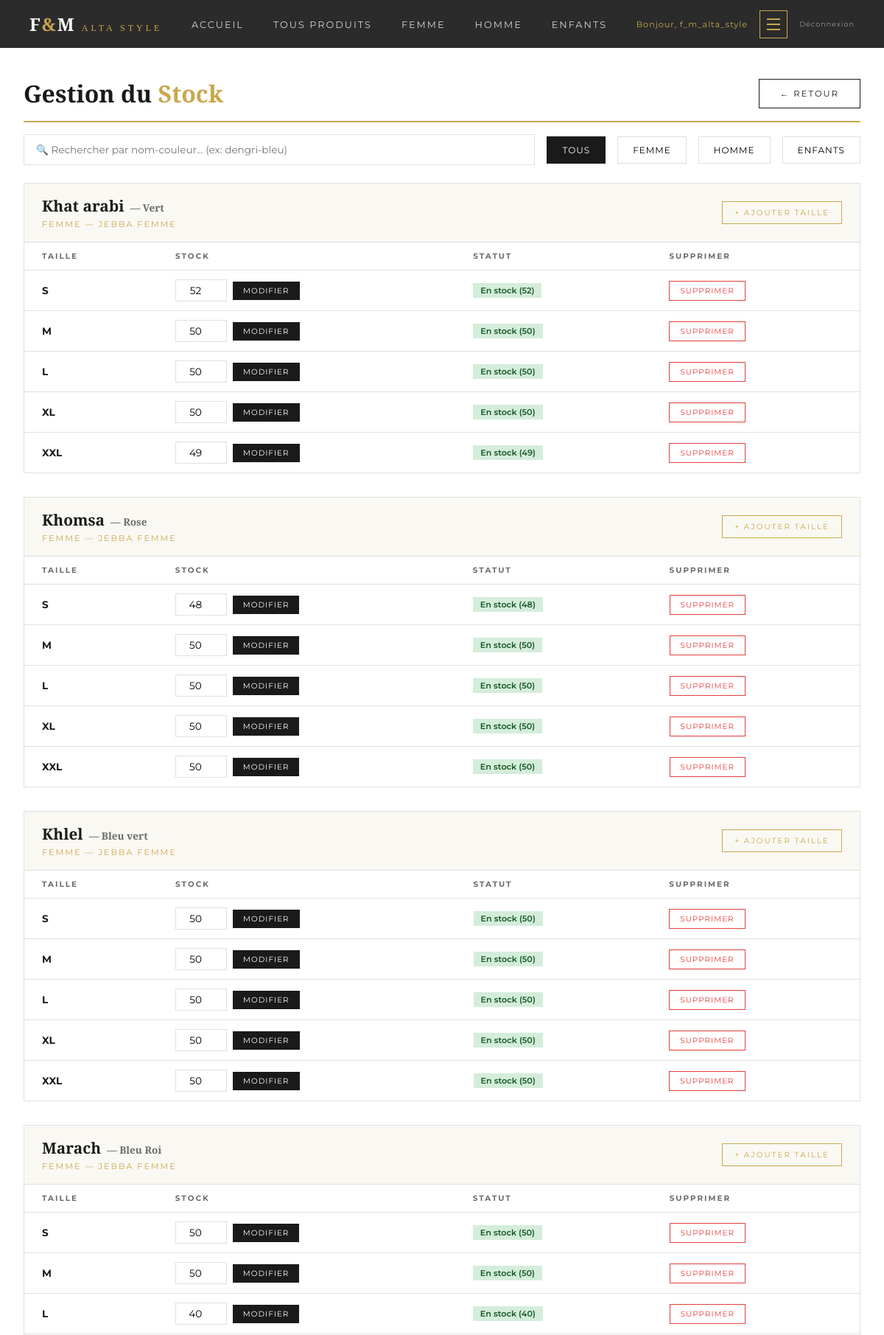
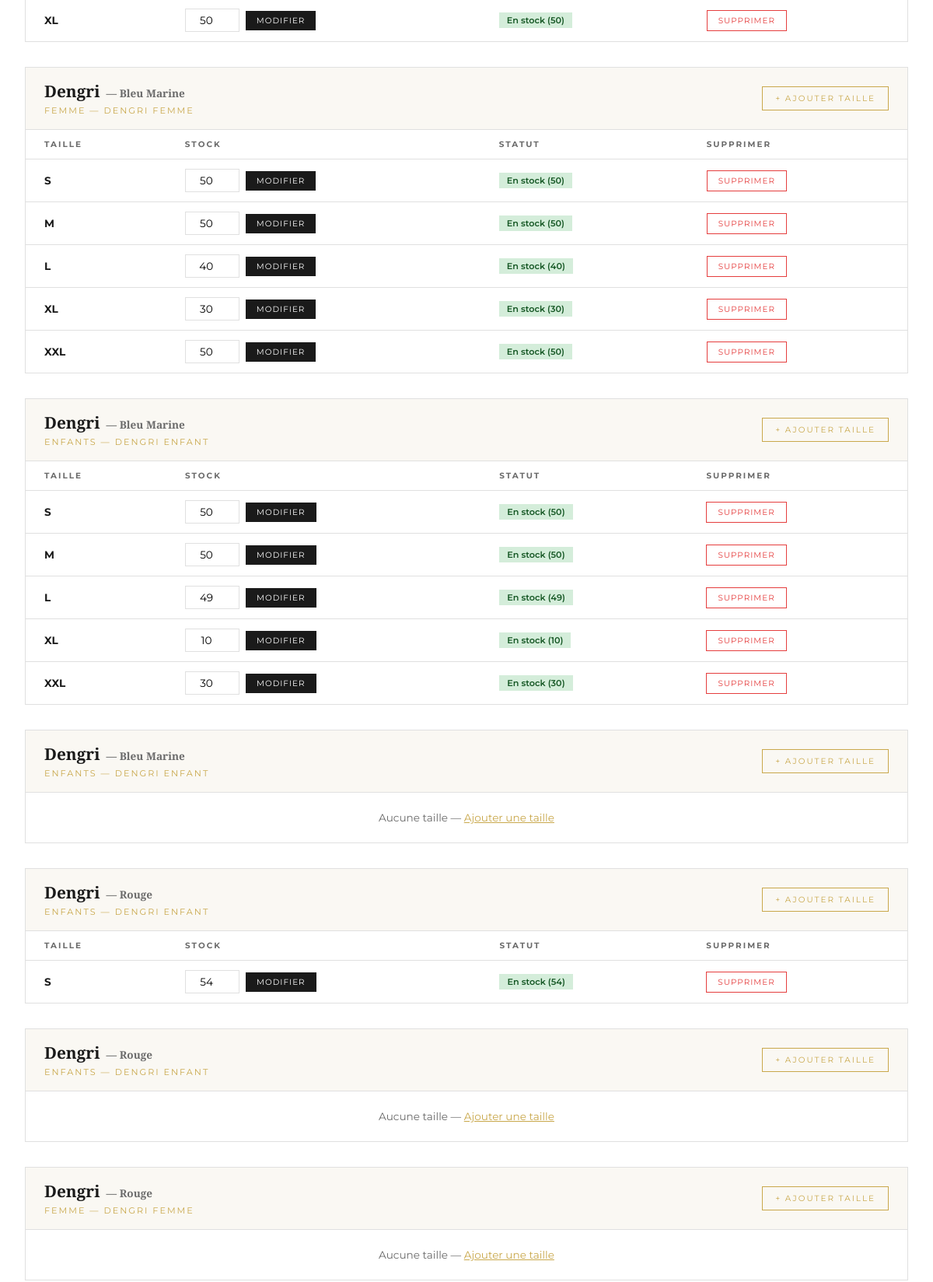
The app's page /mon-admin/stock/ (signed in, upper part) with its own data (2 pictures, top to bottom).
### boutique/models.py (models this page shows, shortened)
class Produit(models.Model):
    CATEGORIES = [
        ('femme', 'Femme'),
        ('homme', 'Homme'),
        ('enfants', 'Enfants'),
    ]
    SOUS_CATEGORIES = [
        ('jebba_f', 'Jebba Femme'),
        ('dengri_f', 'Dengri Femme'),
        ('kachabiya_f', 'Kachabiya Femme'),
        ('cape', 'Cape'),
        ('kamis_f', 'Kamis Femme'),
        ('herga_h', 'Herga Homme'),
        ('dengri_h', 'Dengri Homme'),
        ('burnous', 'Burnous'),
        ('jebba_e', 'Jebba Enfant'),
        ('dengri_e', 'Dengri Enfant'),
        ('kachabiya_e', 'Kachabiya Enfant'),
        ('herga_e', 'Herga Enfant'),
        ('autre', 'Autre'),
    ]
    nom = models.CharField(max_length=200)
    description = models.TextField()
    prix = models.DecimalField(max_digits=10, decimal_places=3)
    categorie = models.CharField(max_length=50, choices=CATEGORIES)
    sous_categorie = models.CharField(max_length=50, choices=SOUS_CATEGORIES, blank=True, default='')
    couleur = models.CharField(max_length=100, blank=True, default='')
    image = models.ImageField(upload_to='produits/', blank=True, null=True)
    disponible = models.BooleanField(default=True)
    date_ajout = models.DateTimeField(auto_now_add=True)

class ProduitVariant(models.Model):
    produit = models.ForeignKey(Produit, on_delete=models.CASCADE, related_name='variants')
    taille = models.CharField(max_length=20)
    couleur = models.CharField(max_length=100, blank=True, default='')
    stock = models.IntegerField(default=0)
    class Meta:
        unique_together = ['produit', 'taille', 'couleur']

### boutique/views.py (the view)
# urls.py: path('mon-admin/stock/', views.admin_stock, name='admin_stock'),
@login_required(login_url='/mon-admin/login/')
def admin_stock(request):
    produits = Produit.objects.all().prefetch_related('variants')
    return render(request, 'boutique/admin_stock.html', {'produits': produits})

### boutique/templates/boutique/admin_stock.html (shortened to what this page needs)
{% extends 'boutique/base.html' %}
{% block content %}
<div class="stock-wrapper">
  <div class="stock-header">
    <h1>Gestion du <span>Stock</span></h1>
    <a href="/mon-admin/" class="btn-outline">← Retour</a>
  </div>
  <div class="filters-bar">
    <input type="text" class="search-input" id="searchInput" placeholder="🔍 Rechercher par nom-couleur... (ex: dengri-bleu)" oninput="filterProduits()">
    <button class="filter-btn active" onclick="setFilter(this, 'all')">Tous</button>
    <button class="filter-btn" onclick="setFilter(this, 'femme')">Femme</button>
    <button class="filter-btn" onclick="setFilter(this, 'homme')">Homme</button>
    <button class="filter-btn" onclick="setFilter(this, 'enfants')">Enfants</button>
  </div>
  {% for produit in produits %}
  <div class="produit-block" data-nom="{{ produit.nom|lower }}" data-couleur="{{ produit.couleur|lower }}" data-cat="{{ produit.categorie }}">
    <div class="produit-header">
      <div>
        <h3>{{ produit.nom }}{% if produit.couleur %}<span class="produit-couleur">— {{ produit.couleur }}</span>{% endif %}</h3>
        <small>{{ produit.get_categorie_display }} — {{ produit.get_sous_categorie_display }}</small>
      </div>
      <a href="/mon-admin/stock/ajouter/{{ produit.pk }}/" class="btn-add">+ Ajouter Taille</a>
    </div>
    {% if produit.variants.all %}
    <table class="variants-table">
      <thead>
        <tr>
          <th>Taille</th>
          <th>Stock</th>
          <th>Statut</th>
          <th>Supprimer</th>
        </tr>
      </thead>
      <tbody>
        {% for variant in produit.variants.all %}
        <tr>
          <td><strong>{{ variant.taille }}</strong></td>
          <td>
            <form method="POST" action="/mon-admin/stock/update/{{ variant.pk }}/" style="display:flex;gap:0.5rem;align-items:center">
  <input type="number" name="stock" value="{{ variant.stock }}" min="0" class="stock-input">
  <button type="submit" class="btn-save">Modifier</button>
</form>
          </td>
          <td>
            {% if variant.stock == 0 %}
            <span class="stock-badge stock-zero">Épuisé</span>
            {% elif variant.stock <= 3 %}
            <span class="stock-badge stock-low">Faible ({{ variant.stock }})</span>
            {% else %}
            <span class="stock-badge stock-ok">En stock ({{ variant.stock }})</span>
            {% endif %}
          </td>
          <td>
            <form method="POST" action="/mon-admin/stock/supprimer/{{ variant.pk }}/">
              <button type="submit" class="btn-del" onclick="return confirm('Supprimer?')">Supprimer</button>
            </form>
          </td>
        </tr>
        {% endfor %}
      </tbody>
    </table>
    {% else %}
    <p class="no-variants">Aucune taille — <a href="/mon-admin/stock/ajouter/{{ produit.pk }}/" style="color:var(--gold)">Ajouter une taille</a></p>
    {% endif %}
  </div>
  {% endfor %}
</div>
{% endblock %}

### boutique/templates/boutique/base.html (shortened to what this page needs)
<!DOCTYPE html>
<html lang="fr">
<head>
</head>
<body>
<nav>
  <a class="logo" href="/">F<span>&</span>M <span style="font-size:0.75rem;font-weight:300;letter-spacing:4px">ALTA STYLE</span></a>
  <ul class="nav-links">
    <li><a href="/">Accueil</a></li>
    <li><a href="/catalogue/">Tous Produits</a></li>
    <li><a href="/catalogue/?cat=femme">Femme</a></li>
    <li><a href="/catalogue/?cat=homme">Homme</a></li>
    <li><a href="/catalogue/?cat=enfants">Enfants</a></li>
  </ul>
  <div class="nav-right">
    {% if user.is_authenticated %}
      <span class="user-name">Bonjour, {{ user.first_name|default:user.username }}</span>
      {% if user.is_staff %}
      <div class="admin-menu-wrapper">
        <button class="admin-menu-btn" onclick="toggleAdminMenu()" id="adminMenuBtn">
          <span></span>
          <span></span>
          <span></span>
        </button>
      </div>
      {% endif %}
      <a href="/deconnexion/" class="btn-logout">Déconnexion</a>
    {% else %}
      <a href="/connexion/" class="btn-connexion">Connexion</a>
      <a href="/inscription/" class="btn-inscrire">S'inscrire</a>
    {% endif %}
  </div>
</nav>
<div class="main-block">
{% block content %}{% endblock %}
</div>
</body>
</html>

### boutique/templates/boutique/base.html (style rules this page uses)
* { margin:0;padding:0;box-sizing:border-box }
:root { --gold:#C9A84C; --white:#FFFFFF; --cream:#FAF8F3; --black:#1A1A1A; --dark:#2b2b2b; --gray:#6B6B6B; --border:#e0e0e0; }
body { font-family:'Montserrat',sans-serif;background:var(--white);color:var(--black);display:flex;flex-direction:column;min-height:100vh }
nav { background:var(--dark);padding:0 2.5rem;display:flex;align-items:center;justify-content:space-between;height:65px;position:sticky;top:0;z-index:100 }
.logo { font-family:'Cormorant Garamond',serif;font-size:1.5rem;font-weight:700;letter-spacing:2px;text-decoration:none;color:var(--white) }
.logo span { color:var(--gold) }
.nav-links { display:flex;gap:2.5rem;list-style:none }
.nav-links a { text-decoration:none;font-size:0.8rem;letter-spacing:2px;text-transform:uppercase;color:rgba(255,255,255,0.8);font-weight:400;transition:color 0.3s }
.nav-right { display:flex;align-items:center;gap:1rem }
.user-name { color:var(--gold);font-size:0.7rem;letter-spacing:1px }
.btn-logout { background:none;border:none;color:rgba(255,255,255,0.5);font-family:'Montserrat',sans-serif;font-size:0.6rem;letter-spacing:1px;text-decoration:none;transition:color 0.3s }
.btn-outline { background:none;color:var(--black);border:1.5px solid var(--black);padding:12px 28px;font-family:'Montserrat',sans-serif;font-size:0.72rem;letter-spacing:2px;text-transform:uppercase;cursor:pointer;text-decoration:none;display:inline-block;transition:all 0.3s }
.admin-menu-btn { background:none;border:1px solid var(--gold);color:var(--gold);width:38px;height:38px;cursor:pointer;display:flex;flex-direction:column;align-items:center;justify-content:center;gap:5px;padding:8px;transition:all 0.3s }
.admin-menu-btn span { display:block;width:18px;height:2px;background:var(--gold);transition:background 0.3s }
.admin-menu-wrapper { position:relative }
.main-block { flex:1 }

### records on screen
Produit: nom "Khat arabi", couleur "Vert", categorie "FEMME", sous_categorie "JEBBA FEMME"
ProduitVariant: taille "S", stock "52"
ProduitVariant: taille "M", stock "50"
ProduitVariant: taille "L", stock "50"
ProduitVariant: taille "XL", stock "50"
ProduitVariant: taille "XXL", stock "49"
Produit: nom "Khomsa", couleur "Rose", categorie "FEMME", sous_categorie "JEBBA FEMME"
ProduitVariant: taille "S", stock "48"
ProduitVariant: taille "M", stock "50"
ProduitVariant: taille "L", stock "50"
ProduitVariant: taille "XL", stock "50"
ProduitVariant: taille "XXL", stock "50"
Produit: nom "Khlel", couleur "Bleu vert", categorie "FEMME", sous_categorie "JEBBA FEMME"
ProduitVariant: taille "S", stock "50"
ProduitVariant: taille "M", stock "50"
ProduitVariant: taille "L", stock "50"
ProduitVariant: taille "XL", stock "50"
ProduitVariant: taille "XXL", stock "50"
Produit: nom "Marach", couleur "Bleu Roi", categorie "FEMME", sous_categorie "JEBBA FEMME"
ProduitVariant: taille "S", stock "50"
ProduitVariant: taille "M", stock "50"
ProduitVariant: taille "L", stock "40"
ProduitVariant: taille "XL", stock "50"
Produit: nom "Dengri", couleur "Bleu Marine", categorie "FEMME", sous_categorie "DENGRI FEMME"
ProduitVariant: taille "S", stock "50"
ProduitVariant: taille "M", stock "50"
ProduitVariant: taille "L", stock "40"
ProduitVariant: taille "XL", stock "30"
ProduitVariant: taille "XXL", stock "50"
Produit: nom "Dengri", couleur "Bleu Marine", categorie "ENFANTS", sous_categorie "DENGRI ENFANT"
ProduitVariant: taille "S", stock "50"
ProduitVariant: taille "M", stock "50"
ProduitVariant: taille "L", stock "49"
ProduitVariant: taille "XL", stock "10"
ProduitVariant: taille "XXL", stock "30"
Produit: nom "Dengri", couleur "Bleu Marine", categorie "ENFANTS", sous_categorie "DENGRI ENFANT"
Produit: nom "Dengri", couleur "Rouge", categorie "ENFANTS", sous_categorie "DENGRI ENFANT"
ProduitVariant: taille "S", stock "54"
Produit: nom "Dengri", couleur "Rouge", categorie "ENFANTS", sous_categorie "DENGRI ENFANT"
Produit: nom "Dengri", couleur "Rouge", categorie "FEMME", sous_categorie "DENGRI FEMME"

### other values on screen
{{ user.first_name|default:user.username }} "f_m_alta_style"
